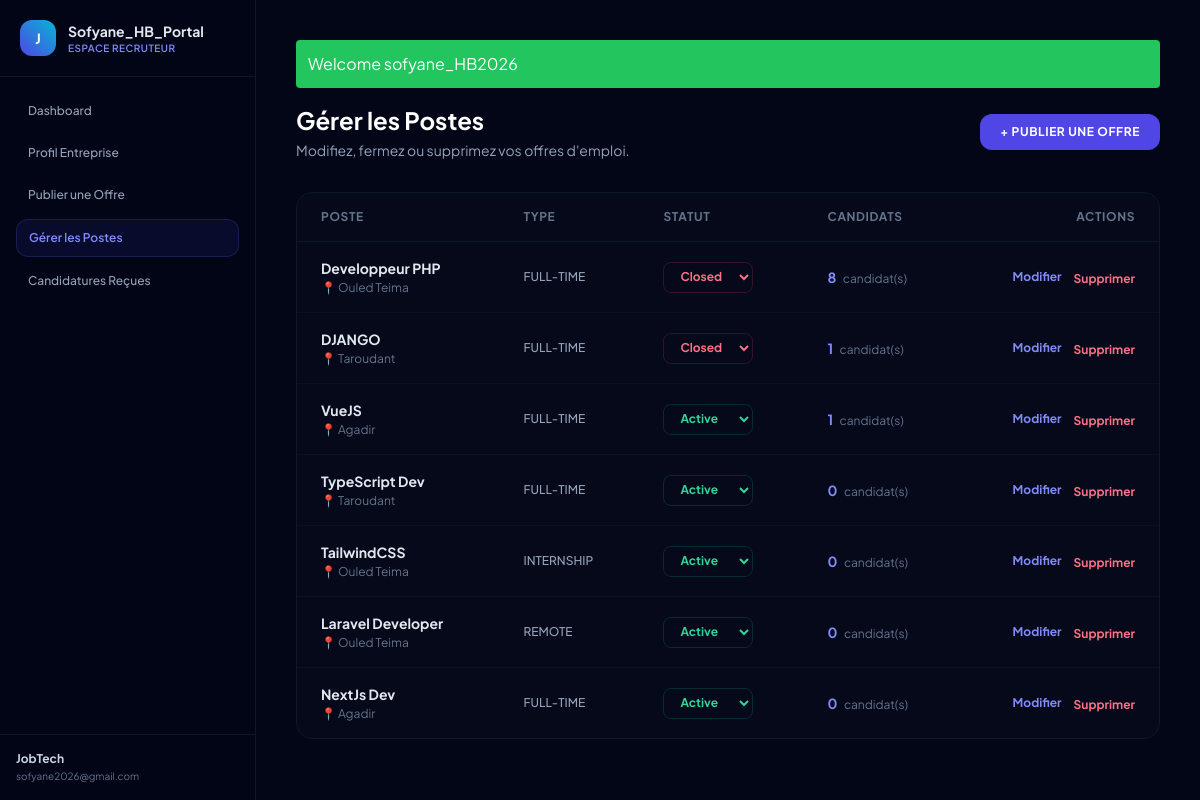
Screenshot of /company/my_jobs.php (signed in) with the database file from the repository.
### tables this page shows
CREATE TABLE `companies` (
  `id` int(11) NOT NULL,
  `company_name` varchar(150) NOT NULL,
  `logo` varchar(255) DEFAULT NULL,
  `description` text DEFAULT NULL,
  `user_id` int(11) NOT NULL,
  `created_at` timestamp NOT NULL DEFAULT current_timestamp()
);

CREATE TABLE `users` (
  `id` int(11) NOT NULL,
  `full_name` varchar(100) DEFAULT NULL,
  `email` varchar(150) DEFAULT NULL,
  `password` varchar(255) DEFAULT NULL,
  `google_id` varchar(255) DEFAULT NULL,
  `phone` varchar(50) DEFAULT NULL,
  `address` text DEFAULT NULL,
  `country` varchar(100) DEFAULT NULL,
  `skills` text DEFAULT NULL,
  `created_at` timestamp NOT NULL DEFAULT current_timestamp(),
  `role` enum('candidate','company','admin') DEFAULT 'candidate'
);

CREATE TABLE `jobs` (
  `id` int(11) NOT NULL,
  `company_id` int(11) NOT NULL,
  `title` varchar(150) NOT NULL,
  `description` text NOT NULL,
  `location` varchar(100) NOT NULL,
  `type` enum('full-time','part-time','remote','internship') DEFAULT 'full-time',
  `salary` varchar(50) DEFAULT NULL,
  `created_at` timestamp NOT NULL DEFAULT current_timestamp(),
  `category` varchar(100) DEFAULT NULL,
  `experience_level` enum('Junior','Mid-Level','Senior') DEFAULT NULL,
  `required_language` varchar(255) DEFAULT NULL,
  `skills` text DEFAULT NULL,
  `company_logo` varchar(255) DEFAULT NULL,
  `education` varchar(255) DEFAULT NULL,
  `experience` varchar(255) DEFAULT NULL,
  `tech_stack` varchar(255) DEFAULT NULL,
  `requirements` text DEFAULT NULL,
  `Tasks` text DEFAULT NULL,
  `status` enum('active','paused','closed') NOT NULL DEFAULT 'active'
);

### company/my_jobs.php (the view, shortened to what this page needs)
<?php
require_once "../config/db.php";
require_once "../includes/functions.php";
$company_id = $_SESSION['company_id'];
$stmt = $pdo->prepare("SELECT c.company_name, u.email FROM companies c JOIN users u ON c.user_id = u.id WHERE c.id = ? LIMIT 1");
$stmt->execute([$company_id]);
$company = $stmt->fetch(PDO::FETCH_ASSOC);
$stmt = $pdo->prepare("
    SELECT j.*, COUNT(a.id) AS applicant_count
    FROM jobs j
    LEFT JOIN applications a ON j.id = a.job_id
    WHERE j.company_id = ?
    GROUP BY j.id
    ORDER BY j.created_at DESC
");
$stmt->execute([$company_id]);
$jobs = $stmt->fetchAll(PDO::FETCH_ASSOC);
?>
<!DOCTYPE html>
<html lang="fr">
<head>
    <script src="https://cdn.tailwindcss.com"></script>
</head>
<body class="flex bg-slate-950 text-slate-100 min-h-screen">
<aside class="w-64 border-r border-slate-900 bg-slate-950/40 h-screen fixed flex flex-col justify-between z-40">
    <div>
        <div class="p-5 flex items-center gap-3 border-b border-slate-900">
            <div class="w-9 h-9 bg-gradient-to-tr from-indigo-600 to-cyan-500 text-white flex items-center justify-center font-bold text-sm rounded-xl">
                <?= strtoupper(substr($company['company_name'] ?? 'C', 0, 1)) ?>
            </div>
            <div>
                <div class="font-bold text-sm text-slate-200">Sofyane_HB_Portal</div>
                <div class="text-[10px] text-indigo-400 font-semibold uppercase tracking-wider">Espace Recruteur</div>
            </div>
        </div>
        <nav class="p-4 space-y-1.5 text-xs font-medium">
            <a href="dashboard.php"  class="flex items-center px-3 py-2.5 text-slate-400 hover:text-slate-200 hover:bg-slate-900/40 rounded-xl transition">Dashboard</a>
            <a href="profile.php"    class="flex items-center px-3 py-2.5 text-slate-400 hover:text-slate-200 hover:bg-slate-900/40 rounded-xl transition">Profil Entreprise</a>
            <a href="add_job.php"    class="flex items-center px-3 py-2.5 text-slate-400 hover:text-slate-200 hover:bg-slate-900/40 rounded-xl transition">Publier une Offre</a>
            <a href="my_jobs.php"    class="flex items-center px-3 py-2.5 bg-indigo-600/10 border border-indigo-500/20 text-indigo-400 rounded-xl font-semibold">Gérer les Postes</a>
            <a href="applicants.php" class="flex items-center px-3 py-2.5 text-slate-400 hover:text-slate-200 hover:bg-slate-900/40 rounded-xl transition">Candidatures Reçues</a>
        </nav>
    </div>
    <div class="p-4 border-t border-slate-900">
        <div class="text-xs font-bold text-slate-300 truncate"><?= htmlspecialchars($company['company_name'] ?? '') ?></div>
        <div class="text-[10px] text-slate-500 truncate mt-0.5"><?= htmlspecialchars($company['email'] ?? '') ?></div>
    </div>
</aside>
<main class="ml-64 flex-1 p-8 md:p-10">
    <div class="flex justify-between items-center mb-8">
        <div>
            <h1 class="text-2xl font-bold text-white">Gérer les Postes</h1>
            <p class="text-slate-400 text-sm mt-1">Modifiez, fermez ou supprimez vos offres d'emploi.</p>
        </div>
        <a href="add_job.php" class="bg-indigo-600 hover:bg-indigo-500 text-white px-5 py-2.5 rounded-xl text-xs font-bold uppercase tracking-wider transition">
            + Publier une Offre
        </a>
    </div>
    <div class="bg-slate-900/20 border border-slate-900 rounded-2xl overflow-hidden">
        <?php if (empty($jobs)): ?>
            <div class="p-12 text-center text-slate-500 text-sm">
                Aucune offre publiée pour l'instant.
            </div>
        <?php else: ?>
        <table class="w-full text-sm text-left">
            <thead class="border-b border-slate-900 text-xs font-semibold text-slate-500 uppercase tracking-wider">
                <tr>
                    <th class="px-6 py-4">Poste</th>
                    <th class="px-6 py-4">Type</th>
                    <th class="px-6 py-4">Statut</th>
                    <th class="px-6 py-4">Candidats</th>
                    <th class="px-6 py-4 text-right">Actions</th>
                </tr>
            </thead>
            <tbody class="divide-y divide-slate-900/60">
                <?php foreach ($jobs as $job):
                    $status = $job['status'] ?? 'active';
                    $statusStyles = [
                        'active' => 'bg-emerald-500/10 text-emerald-400 border border-emerald-500/20',
                        'paused' => 'bg-amber-500/10  text-amber-400  border border-amber-500/20',
                        'closed' => 'bg-rose-500/10   text-rose-400   border border-rose-500/20',
                    ];
                    $badgeClass = $statusStyles[$status] ?? $statusStyles['active'];
                ?>
                <tr class="hover:bg-slate-900/30 transition">
                    <td class="px-6 py-4">
                        <div class="font-bold text-slate-200"><?= htmlspecialchars($job['title']) ?></div>
                        <div class="text-xs text-slate-500 mt-0.5">📍 <?= htmlspecialchars($job['location']) ?></div>
                    </td>
                    <td class="px-6 py-4 text-slate-400 text-xs font-medium uppercase"><?= htmlspecialchars($job['type']) ?></td>
                    <td class="px-6 py-4">
                        <form method="POST" class="inline">
                            <select name="new_status" onchange="this.form.submit()"
                                class="text-xs font-bold rounded-lg px-3 py-1.5 border cursor-pointer focus:outline-none transition
                                <?= $badgeClass ?> bg-transparent">
                                <option value="active" <?= $status==='active'?'selected':'' ?>>Active</option>
                                <option value="closed" <?= $status==='closed'?'selected':'' ?>>Closed</option>
                            </select>
                        </form>
                    </td>
                    <td class="px-6 py-4">
                        <span class="text-indigo-400 font-bold"><?= (int)$job['applicant_count'] ?></span>
                        <span class="text-slate-500 text-xs ml-1">candidat(s)</span>
                    </td>
                    <td class="px-6 py-4 text-right">
                        <div class="flex items-center justify-end gap-3">
                            <a href="edit_jobs.php?id=<?= $job['id'] ?>"
                               class="text-xs font-bold text-indigo-400 hover:text-indigo-300 transition">
                                Modifier
                            </a>
                            <form method="POST" onsubmit="return confirm('Supprimer cette offre et toutes ses candidatures ?')">
                                <button type="submit" class="text-xs font-bold text-rose-400 hover:text-rose-300 transition">
                                    Supprimer
                                </button>
                            </form>
                        </div>
                    </td>
                </tr>
                <?php endforeach; ?>
            </tbody>
        </table>
        <?php endif; ?>
    </div>
</main>
</body>
</html>

### company/my_jobs.php (style rules this page uses)
body { font-family: 'Plus Jakarta Sans', sans-serif; }

### rows the page displays
companies: company_name "J", company_name "JobTech", user.email "sofyane2026@gmail.com"
jobs: title "Developpeur PHP", location "Ouled Teima", type "FULL-TIME", new_status "Closed", applicant_count "8"
jobs: title "DJANGO", location "Taroudant", type "FULL-TIME", new_status "Closed", applicant_count "1"
jobs: title "VueJS", location "Agadir", type "FULL-TIME", new_status "Active", applicant_count "1"
jobs: title "TypeScript Dev", location "Taroudant", type "FULL-TIME", new_status "Active", applicant_count "0"
jobs: title "TailwindCSS", location "Ouled Teima", type "INTERNSHIP", new_status "Active", applicant_count "0"
jobs: title "Laravel Developer", location "Ouled Teima", type "REMOTE", new_status "Active", applicant_count "0"
jobs: title "NextJs Dev", location "Agadir", type "FULL-TIME", new_status "Active", applicant_count "0"

### other values shown
$flash['message'] "Welcome sofyane_HB2026"
